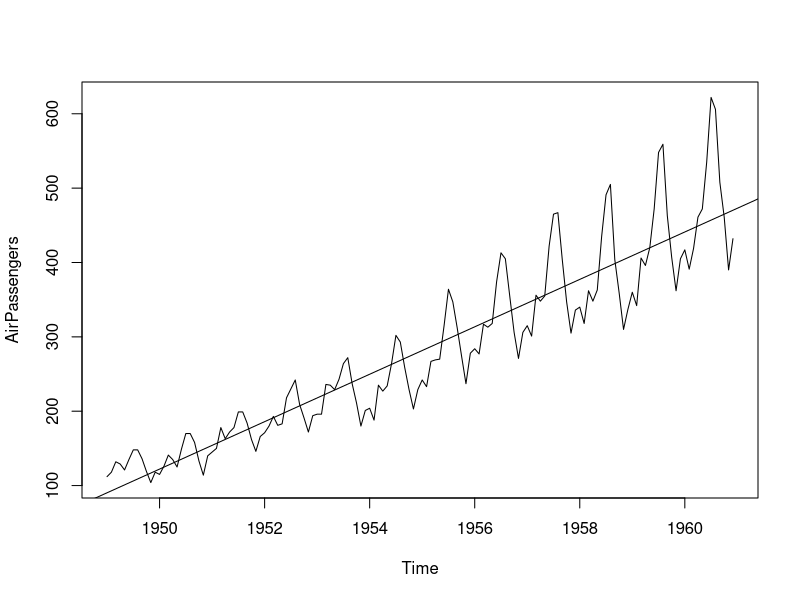
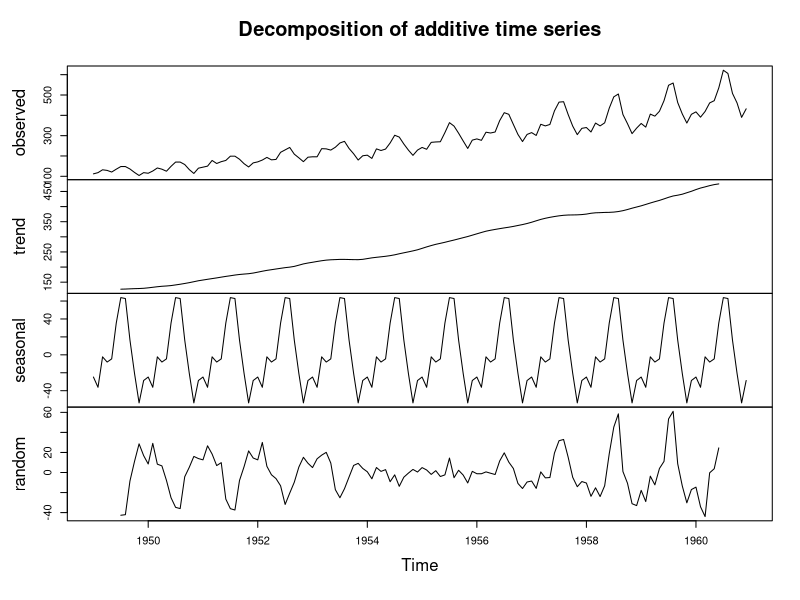
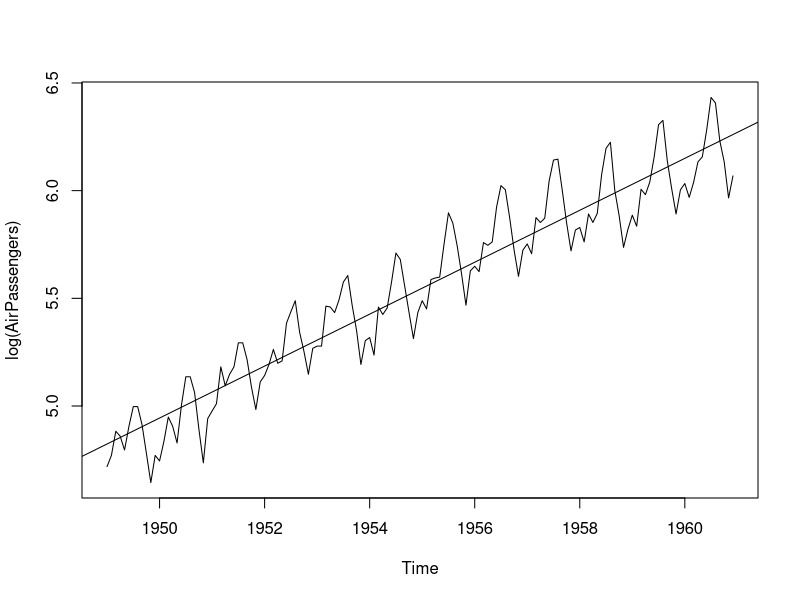
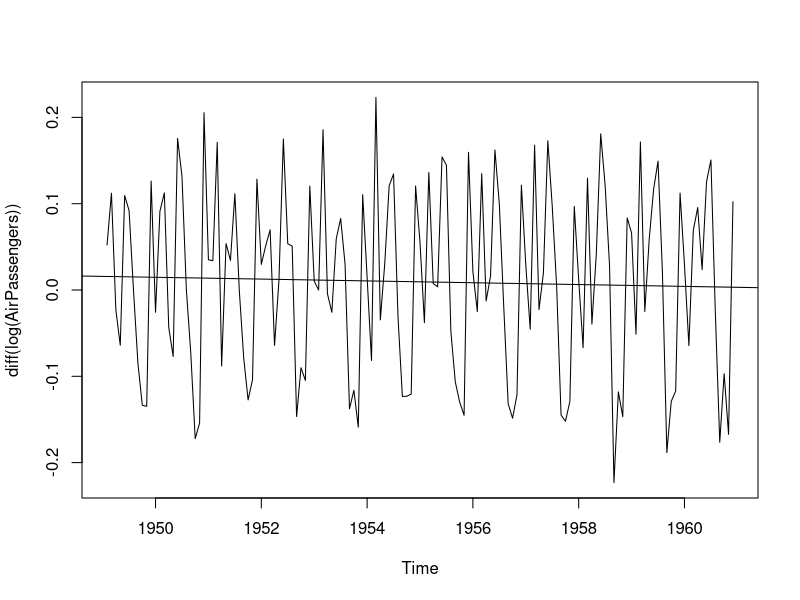
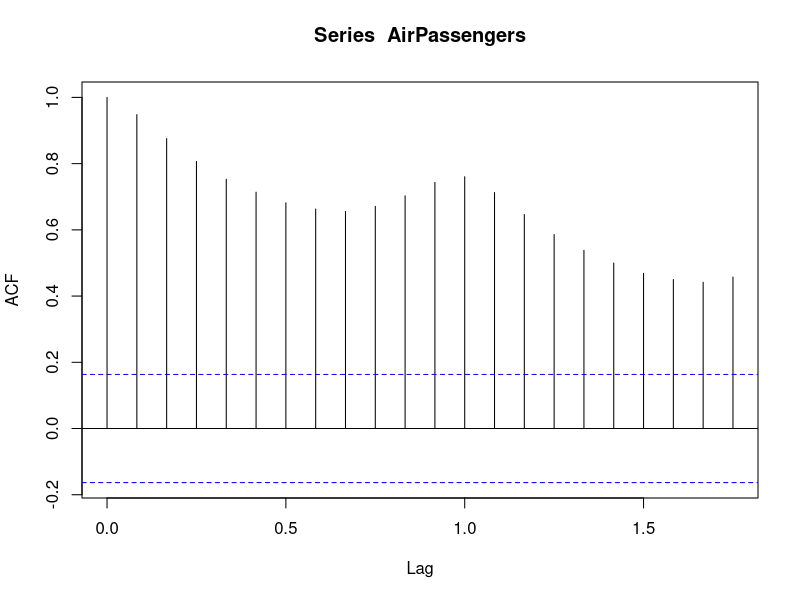
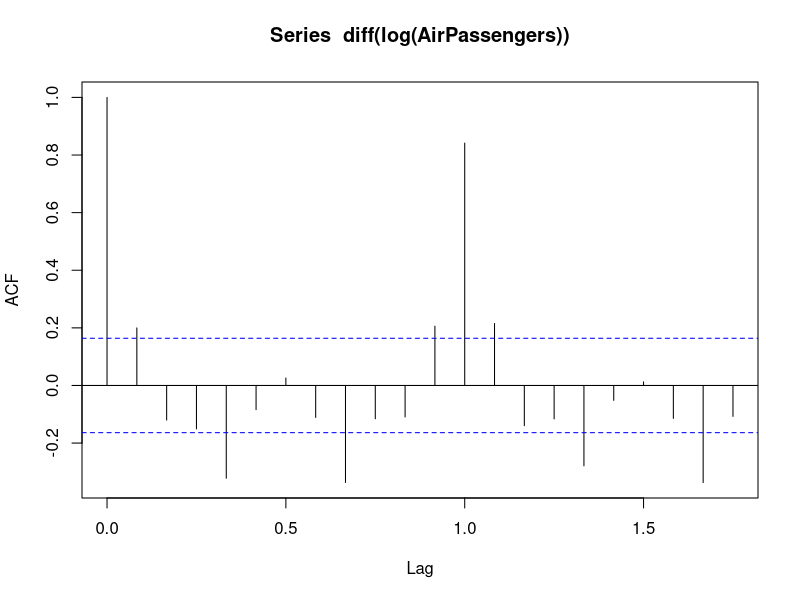
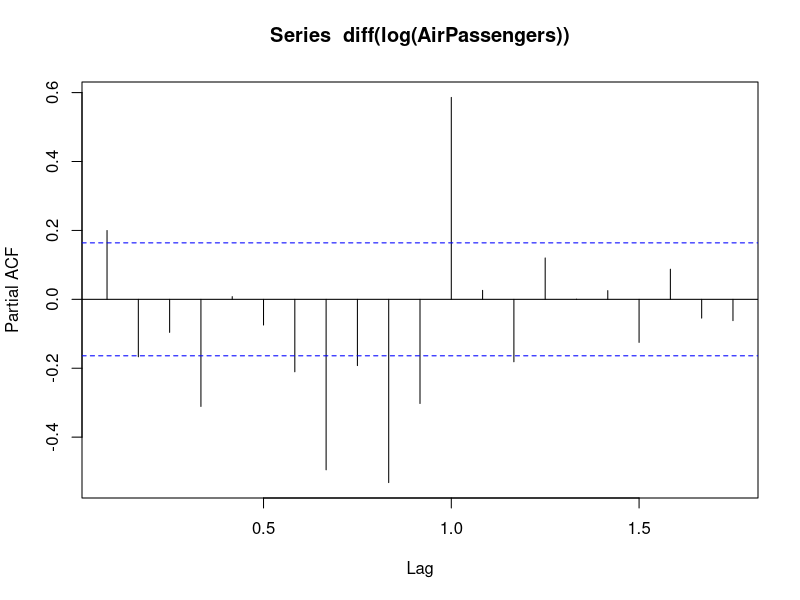
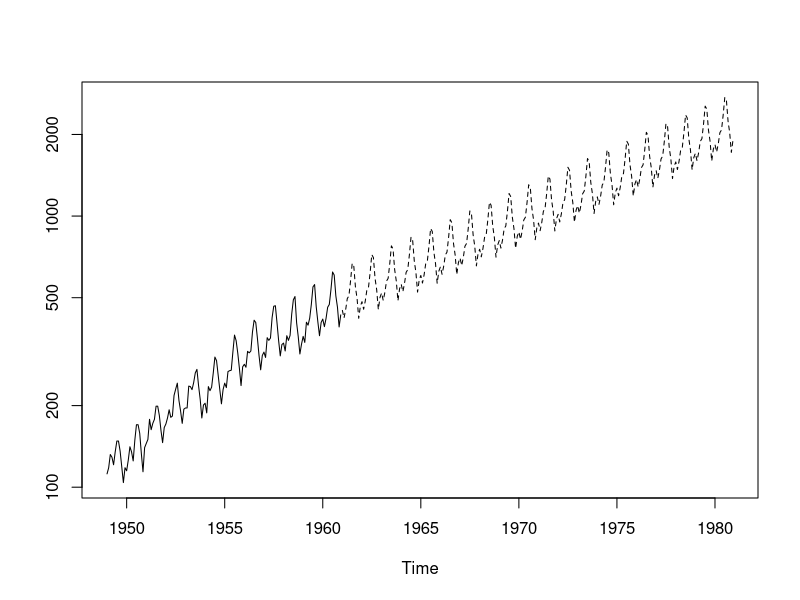

Write the R code that produced these figures, in order.

# -------------------------------------------------------------------------------
# 1. Implement the arima model on top of the 'AirPassengers' dataset & store the result 
# in 'mod_time' 

data("AirPassengers")
plot(AirPassengers)
abline(lm(AirPassengers~time(AirPassengers))) # variance is not equal
plot(decompose(AirPassengers))

#Airpassengers data is non stationary to make it stationary we use log function

plot(log(AirPassengers))
abline(lm(log(AirPassengers)~time(log(AirPassengers)))) # Variance is equal

# making mean constant
plot(diff(log(AirPassengers)))
abline(lm(diff(log(AirPassengers))~time(diff(log(AirPassengers)))))

# ARIMA

acf(AirPassengers)
acf(diff(log(AirPassengers))) # q = 1

pacf(diff(log(AirPassengers))) # p = 0 and d= 1

mod_time <- arima(log(AirPassengers),c(0,1,1),seasonal = list(order = c(0,1,0),period=12))

# -------------------------------------------------------------------------------
# 2. Predict the values for the next 20 years & store the result in 'pred_time' 

pred_time <- predict(mod_time,20*12)
pred_time
pred_time <- 2.718^pred_time$pred
pred_time
# -------------------------------------------------------------------------------
# 3. Plot the actual values & the predicted values

ts.plot(AirPassengers,pred_time,log = 'y',lty = c(1:3))


